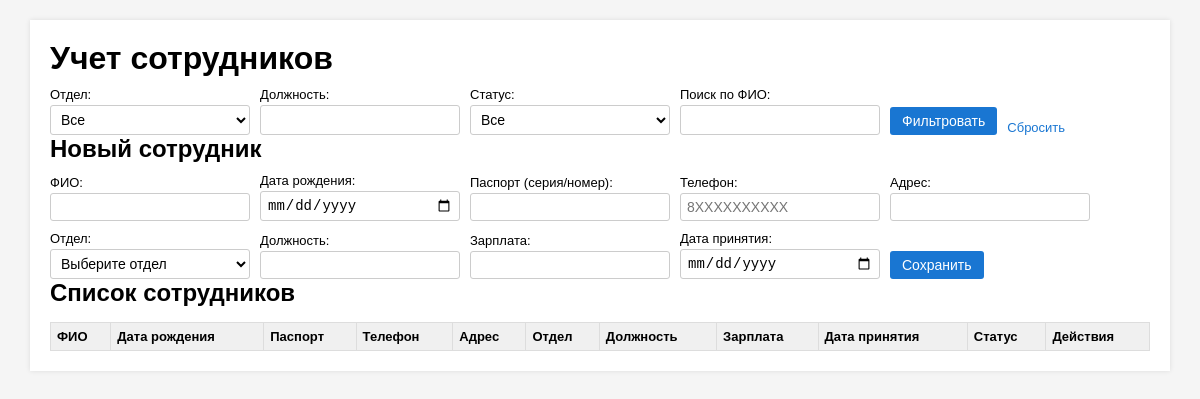
Before: / with the older database file.
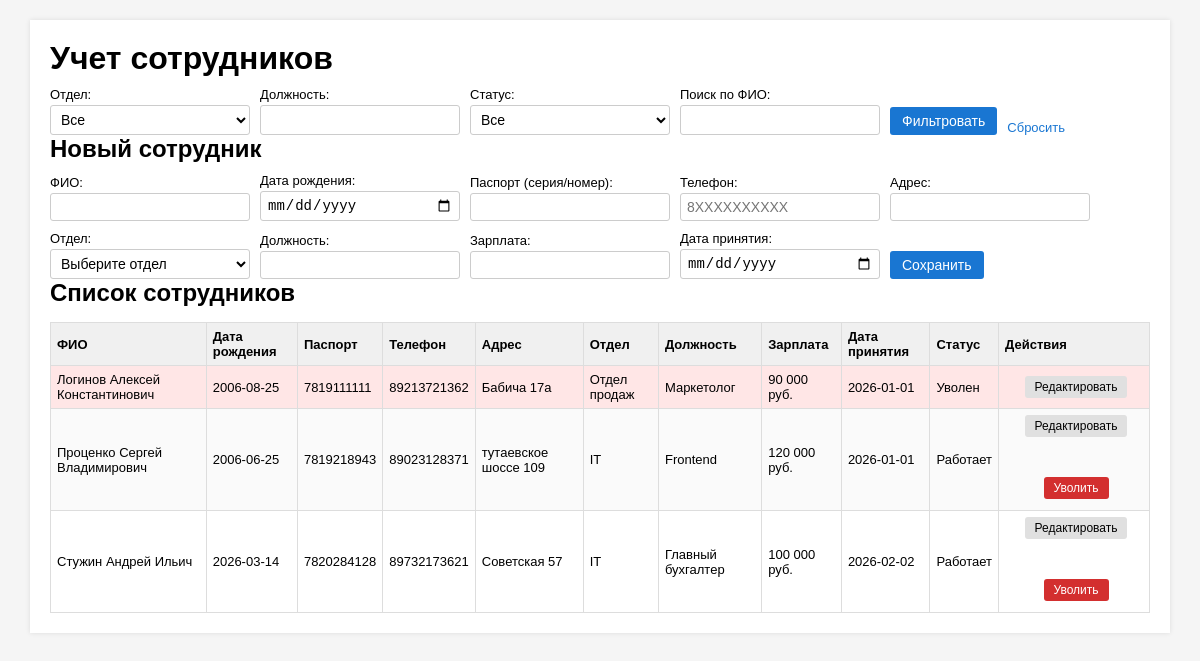
After: the same page with the newer database file.
### tables this page shows
CREATE TABLE `employees` (
  `id` int NOT NULL,
  `full_name` varchar(255) NOT NULL,
  `birth_date` date NOT NULL,
  `passport` varchar(20) NOT NULL,
  `phone` varchar(20) NOT NULL,
  `address` varchar(255) NOT NULL,
  `department` varchar(100) NOT NULL,
  `position` varchar(100) NOT NULL,
  `salary` decimal(10,2) NOT NULL,
  `hire_date` date NOT NULL,
  `is_fired` tinyint(1) NOT NULL DEFAULT '0',
  `fired_at` date DEFAULT NULL
);

### index.php (the view, shortened to what this page needs)
<?php
require_once 'db.php';
$filter_position = trim($_GET['filter_position'] ?? '');
$search_name = trim($_GET['search_name'] ?? '');
$filter_status = trim($_GET['filter_status'] ?? '');
$sql = 'SELECT * FROM employees';
$sql .= ' ORDER BY full_name';
$stmt = $conn->prepare($sql);
$stmt->execute();
$employees = $stmt->get_result();
$edit_employee = null;
$edit_locked = false;
$form_data = [
    'id' => 0,
    'full_name' => '',
    'birth_date' => '',
    'passport' => '',
    'phone' => '',
    'address' => '',
    'department' => '',
    'position' => '',
    'salary' => '',
    'hire_date' => '',
];
?>
<!DOCTYPE html>
<html lang="ru">
<head>
    <link rel="stylesheet" href="style.css">
</head>
<body>
<div class="container">
    <h1>Учет сотрудников</h1>
    <div class="filters">
        <form method="get">
            <div>
                <label>Отдел:</label>
                <select name="filter_department">
                    <option value="">Все</option>
                </select>
            </div>
            <div>
                <label>Должность:</label>
                <input type="text" name="filter_position" value="<?php echo htmlspecialchars($filter_position); ?>">
            </div>
            <div>
                <label>Статус:</label>
                <select name="filter_status">
                    <option value="" <?php echo $filter_status === '' ? 'selected' : ''; ?>>Все</option>
                </select>
            </div>
            <div>
                <label>Поиск по ФИО:</label>
                <input type="text" name="search_name" value="<?php echo htmlspecialchars($search_name); ?>">
            </div>
            <button type="submit">Фильтровать</button>
            <a href="index.php" class="reset-link">Сбросить</a>
        </form>
    </div>
    <div class="form-block">
        <h2><?php echo $edit_employee ? 'Редактирование сотрудника' : 'Новый сотрудник'; ?></h2>
        <?php if ($edit_locked): ?>
            <div class="info">Сотрудник уволен, редактирование недоступно.</div>
        <?php else: ?>
        <form method="post" id="employeeForm">
            <div class="row">
                <label>ФИО:</label>
                <input type="text" name="full_name" required value="<?php echo htmlspecialchars($form_data['full_name']); ?>">
            </div>
            <div class="row">
                <label>Дата рождения:</label>
                <input type="date" name="birth_date" required value="<?php echo htmlspecialchars($form_data['birth_date']); ?>">
            </div>
            <div class="row">
                <label>Паспорт (серия/номер):</label>
                <input
                    type="text"
                    name="passport"
                    id="passport"
                    required
                    maxlength="10"
                    pattern="\d{10}"
                    title="Паспорт: 10 цифр подряд (4 серии и 6 номера)"
                    value="<?php echo htmlspecialchars($form_data['passport']); ?>"
                >
            </div>
            <div class="row">
                <label>Телефон:</label>
                <input type="tel" name="phone" id="phone" required pattern="[78]\d{10}" maxlength="11" placeholder="8XXXXXXXXXX" value="<?php echo htmlspecialchars($form_data['phone']); ?>">
            </div>
            <div class="row">
                <label>Адрес:</label>
                <input type="text" name="address" required value="<?php echo htmlspecialchars($form_data['address']); ?>">
            </div>
            <div class="row">
                <label>Отдел:</label>
                <select name="department" required>
                    <option value="">Выберите отдел</option>
                </select>
            </div>
            <div class="row">
                <label>Должность:</label>
                <input type="text" name="position" required value="<?php echo htmlspecialchars($form_data['position']); ?>">
            </div>
            <div class="row">
                <label>Зарплата:</label>
                <input type="text" name="salary" required value="<?php echo htmlspecialchars($form_data['salary']); ?>">
            </div>
            <div class="row">
                <label>Дата принятия:</label>
                <input type="date" name="hire_date" required value="<?php echo htmlspecialchars($form_data['hire_date']); ?>">
            </div>
            <button type="submit">Сохранить</button>
        </form>
        <?php endif; ?>
    </div>
    <h2>Список сотрудников</h2>
    <table>
        <thead>
        <tr>
            <th>ФИО</th>
            <th>Дата рождения</th>
            <th>Паспорт</th>
            <th>Телефон</th>
            <th>Адрес</th>
            <th>Отдел</th>
            <th>Должность</th>
            <th>Зарплата</th>
            <th>Дата принятия</th>
            <th>Статус</th>
            <th>Действия</th>
        </tr>
        </thead>
        <tbody>
        <?php while ($row = $employees->fetch_assoc()): ?>
            <tr class="<?php echo (int)$row['is_fired'] === 1 ? 'fired' : ''; ?>">
                <td><?php echo htmlspecialchars($row['full_name']); ?></td>
                <td><?php echo htmlspecialchars($row['birth_date']); ?></td>
                <td><?php echo htmlspecialchars($row['passport']); ?></td>
                <td><?php echo htmlspecialchars($row['phone']); ?></td>
                <td><?php echo htmlspecialchars($row['address']); ?></td>
                <td><?php echo htmlspecialchars($row['department']); ?></td>
                <td><?php echo htmlspecialchars($row['position']); ?></td>
                <td>
                    <?php
                    $salaryValue = (float)$row['salary'];
                    echo number_format($salaryValue, 0, '', ' ') . ' руб.';
                    ?>
                </td>
                <td><?php echo htmlspecialchars($row['hire_date']); ?></td>
                <td>
                    <?php if ((int)$row['is_fired'] === 1): ?>
                        Уволен
                    <?php else: ?>
                        Работает
                    <?php endif; ?>
                </td>
                <td class="actions-cell">
                    <a href="index.php?edit_id=<?php echo (int)$row['id']; ?>" class="btn btn-secondary">Редактировать</a>
                    <?php if ((int)$row['is_fired'] === 0): ?>
                        <form method="post" style="display:inline;">
                            <button type="submit" class="btn btn-danger" onclick="return confirm('Вы уверены, что хотите уволить сотрудника?');">Уволить</button>
                        </form>
                    <?php endif; ?>
                </td>
            </tr>
        <?php endwhile; ?>
        </tbody>
    </table>
</div>
</body>
</html>

### style.css (style rules this page uses)
body { font-family: Arial, sans-serif; background: #f5f5f5; margin: 0; padding: 0; }
.container { max-width: 1100px; margin: 20px auto; background: #fff; padding: 20px; box-shadow: 0 0 5px rgba(0,0,0,0.1); }
h1, h2 { margin-top: 0; margin-bottom: 10px; }
.filters form, .form-block form { display: flex; flex-wrap: wrap; gap: 10px; align-items: flex-end; }
.filters form { justify-content: flex-start; }
.filters div, .form-block .row { display: flex; flex-direction: column; min-width: 200px; }
label { font-size: 13px; margin-bottom: 3px; }
input[type="text"], input[type="tel"], input[type="date"], select { padding: 5px 6px; border: 1px solid #ccc; border-radius: 3px; font-size: 14px; background-color: #fff; box-sizing: border-box; }
.filters select, .filters input[type="text"] { height: 30px; }
button { padding: 6px 12px; border: none; background: #1976d2; color: #fff; cursor: pointer; border-radius: 3px; font-size: 14px; }
.reset-link, td a { font-size: 13px; color: #1976d2; text-decoration: none; }
table { width: 100%; border-collapse: collapse; margin-top: 15px; font-size: 13px; }
th, td { border: 1px solid #ddd; padding: 6px; text-align: left; }
th { background: #f0f0f0; }
tr:nth-child(even) { background: #fafafa; }
tr.fired { background: #ffe6e6; }
.actions-cell { text-align: center; }
.actions-cell a, .actions-cell form { display: inline-block; margin-left: 4px; }
.btn { display: inline-block; padding: 4px 10px; border-radius: 3px; font-size: 12px; text-decoration: none; border: none; cursor: pointer; }
.actions-cell .btn-danger { margin-top: 40px; }
.btn-secondary { background: #e0e0e0; color: #000; }
.btn-danger { background: #d32f2f; color: #fff; margin-bottom: 5px; }

Changed rows visible on the page:
added employees: full_name "Логинов Алексей Константинович", birth_date "2006-08-25", passport "7819111111", phone "89213721362", address "Бабича 17а", department "Отдел продаж", position "Маркетолог", salary "90 000", hire_date "2026-01-01", is_fired "Уволен"
added employees: full_name "Проценко Сергей Владимирович", birth_date "2006-06-25", passport "7819218943", phone "89023128371", address "тутаевское шоссе 109", department "IT", position "Frontend", salary "120 000", hire_date "2026-01-01", is_fired "Работает"
added employees: full_name "Стужин Андрей Ильич", birth_date "2026-03-14", passport "7820284128", phone "89732173621", address "Советская 57", department "IT", position "Главный бухгалтер", salary "100 000", hire_date "2026-02-02", is_fired "Работает"
